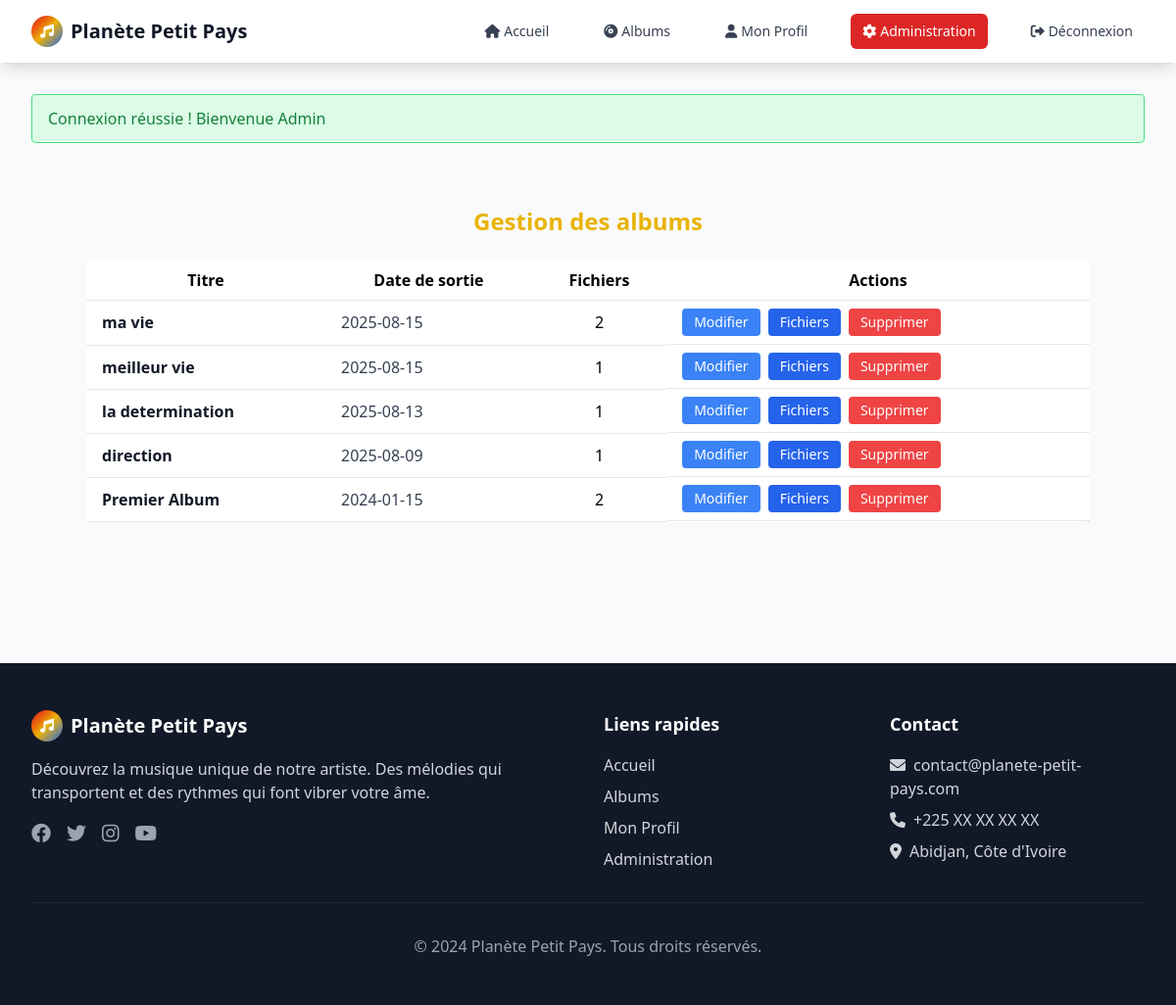
The app's page /admin/liste_albums.php (signed in) with its own data.
### tables this page shows
CREATE TABLE IF NOT EXISTS `albums` (
  `id` int NOT NULL AUTO_INCREMENT,
  `titre` varchar(200) NOT NULL,
  `description` text,
  `date_sortie` date DEFAULT NULL,
  `image_url` varchar(255) DEFAULT NULL,
  `prix_album` decimal(10,2) DEFAULT '0.00',
  `actif` tinyint(1) DEFAULT '1',
  `date_creation` datetime DEFAULT CURRENT_TIMESTAMP,
  PRIMARY KEY (`id`),
  KEY `idx_titre` (`titre`),
  KEY `idx_date_sortie` (`date_sortie`)
);

### admin/liste_albums.php (the view, shortened to what this page needs)
<?php
require_once '../includes/functions.php';
require_once '../includes/admin_header.php';
$errors = [];
try {
    $pdo = getDBConnection();
    $albums = $pdo->query('SELECT a.*, (SELECT COUNT(*) FROM fichiers f WHERE f.album_id = a.id) AS nb_fichiers FROM albums a ORDER BY date_sortie DESC')->fetchAll();
} catch (PDOException $e) {
    $albums = [];
    $errors[] = "Erreur lors de la récupération des albums.";
}
?>
<div class="max-w-5xl mx-auto py-12">
    <h1 class="text-2xl font-bold mb-6 text-primary-yellow text-center">Gestion des albums</h1>
    <div class="overflow-x-auto">
        <table class="min-w-full bg-white rounded shadow">
            <thead>
                <tr>
                    <th class="px-4 py-2 border-b">Titre</th>
                    <th class="px-4 py-2 border-b">Date de sortie</th>
                    <th class="px-4 py-2 border-b">Fichiers</th>
                    <th class="px-4 py-2 border-b">Actions</th>
                </tr>
            </thead>
            <tbody>
                <?php foreach ($albums as $album): ?>
                    <tr>
                        <td class="px-4 py-2 border-b font-semibold text-gray-900"><?= htmlspecialchars($album['titre']) ?></td>
                        <td class="px-4 py-2 border-b text-gray-700"><?= htmlspecialchars($album['date_sortie']) ?></td>
                        <td class="px-4 py-2 border-b text-center"><?= $album['nb_fichiers'] ?></td>
                        <td class="px-4 py-2 border-b flex gap-2">
                            <a href="modifier_album.php?id=<?= $album['id'] ?>" class="bg-blue-500 text-white px-3 py-1 rounded hover:bg-blue-700 text-sm">Modifier</a>
                            <a href="voir_fichiers.php?album_id=<?= $album['id'] ?>" class="bg-primary-blue text-white px-3 py-1 rounded hover:bg-blue-700 text-sm">Fichiers</a>
                            <a href="?delete=<?= $album['id'] ?>" onclick="return confirm('Supprimer cet album ? Cette action est irréversible.');" class="bg-red-500 text-white px-3 py-1 rounded hover:bg-red-700 text-sm">Supprimer</a>
                        </td>
                    </tr>
                <?php endforeach; ?>
            </tbody>
        </table>
    </div>
</div>
<?php require_once '../includes/admin_footer.php'; ?>

### includes/admin_header.php (shortened to what this page needs)
<?php
require_once __DIR__ . '/functions.php';
?>
<!DOCTYPE html>
<html lang="fr">
<head>
    <script src="https://cdn.tailwindcss.com"></script>
    <link rel="stylesheet" href="https://cdnjs.cloudflare.com/ajax/libs/font-awesome/6.0.0/css/all.min.css">
</head>
<body class="bg-gray-50 min-h-screen">
    <nav class="bg-white shadow-lg">
        <div class="max-w-7xl mx-auto px-4 sm:px-6 lg:px-8">
            <div class="flex justify-between h-16">
                <div class="flex items-center">
                    <a href="../index.php" class="flex items-center space-x-2">
                        <div class="w-8 h-8 gradient-bg rounded-full flex items-center justify-center">
                            <i class="fas fa-music text-white text-sm"></i>
                        </div>
                        <span class="text-xl font-bold text-gray-900">Planète Petit Pays</span>
                    </a>
                </div>
                <div class="hidden md:flex items-center space-x-8">
                    <a href="../index.php" class="text-gray-700 hover:text-primary-red px-3 py-2 rounded-md text-sm font-medium transition-colors">
                        <i class="fas fa-home mr-1"></i>Accueil
                    </a>
                    <a href="../albums.php" class="text-gray-700 hover:text-primary-red px-3 py-2 rounded-md text-sm font-medium transition-colors">
                        <i class="fas fa-compact-disc mr-1"></i>Albums
                    </a>
                    <?php if (isLoggedIn()): ?>
                        <a href="../profile.php" class="text-gray-700 hover:text-primary-red px-3 py-2 rounded-md text-sm font-medium transition-colors">
                            <i class="fas fa-user mr-1"></i>Mon Profil
                        </a>
                        <a href="index.php" class="bg-primary-red text-white px-3 py-2 rounded-md text-sm font-medium transition-colors">
                            <i class="fas fa-cog mr-1"></i>Administration
                        </a>
                        <a href="../logout.php" class="text-gray-700 hover:text-primary-red px-3 py-2 rounded-md text-sm font-medium transition-colors">
                            <i class="fas fa-sign-out-alt mr-1"></i>Déconnexion
                        </a>
                    <?php endif; ?>
                </div>
            </div>
        </div>
    </nav>
    <main class="max-w-7xl mx-auto px-4 sm:px-6 lg:px-8 py-8">
        <?php echo displayMessage(); ?>

### includes/functions.php (shortened to what this page needs)
<?php
function displayMessage() {
    if (isset($_SESSION['message'])) {
        $message = $_SESSION['message'];
        $bgColor = $message['type'] === 'success' ? 'bg-green-100 border-green-400 text-green-700' : 'bg-red-100 border-red-400 text-red-700';
        return "<div class='$bgColor border px-4 py-3 rounded relative mb-4' role='alert'>
                    <span class='block sm:inline'>" . htmlspecialchars($message['text']) . "</span>
                </div>";
    }
    return '';
}
function isLoggedIn() {
    return isset($_SESSION['user_id']);
}

### includes/admin_footer.php (shortened to what this page needs)
    </main>
    <footer class="bg-gray-900 text-white mt-16">
        <div class="max-w-7xl mx-auto px-4 sm:px-6 lg:px-8 py-12">
            <div class="grid grid-cols-1 md:grid-cols-4 gap-8">
                <div class="col-span-1 md:col-span-2">
                    <div class="flex items-center space-x-2 mb-4">
                        <div class="w-8 h-8 gradient-bg rounded-full flex items-center justify-center">
                            <i class="fas fa-music text-white text-sm"></i>
                        </div>
                        <span class="text-xl font-bold">Planète Petit Pays</span>
                    </div>
                    <p class="text-gray-300 mb-4">
                        Découvrez la musique unique de notre artiste. Des mélodies qui transportent
                        et des rythmes qui font vibrer votre âme.
                    </p>
                    <div class="flex space-x-4">
                        <a href="#" class="text-gray-400 hover:text-white transition-colors">
                            <i class="fab fa-facebook text-xl"></i>
                        </a>
                        <a href="#" class="text-gray-400 hover:text-white transition-colors">
                            <i class="fab fa-twitter text-xl"></i>
                        </a>
                        <a href="#" class="text-gray-400 hover:text-white transition-colors">
                            <i class="fab fa-instagram text-xl"></i>
                        </a>
                        <a href="#" class="text-gray-400 hover:text-white transition-colors">
                            <i class="fab fa-youtube text-xl"></i>
                        </a>
                    </div>
                </div>
                <div>
                    <h3 class="text-lg font-semibold mb-4">Liens rapides</h3>
                    <ul class="space-y-2">
                        <li><a href="../index.php" class="text-gray-300 hover:text-white transition-colors">Accueil</a></li>
                        <li><a href="../albums.php" class="text-gray-300 hover:text-white transition-colors">Albums</a></li>
                        <li><a href="../profile.php" class="text-gray-300 hover:text-white transition-colors">Mon Profil</a></li>
                        <li><a href="index.php" class="text-gray-300 hover:text-white transition-colors">Administration</a></li>
                    </ul>
                </div>
                <div>
                    <h3 class="text-lg font-semibold mb-4">Contact</h3>
                    <ul class="space-y-2 text-gray-300">
                        <li><i class="fas fa-envelope mr-2"></i>contact@planete-petit-pays.com</li>
                        <li><i class="fas fa-phone mr-2"></i>+225 XX XX XX XX</li>
                        <li><i class="fas fa-map-marker-alt mr-2"></i>Abidjan, Côte d'Ivoire</li>
                    </ul>
                </div>
            </div>
            <div class="border-t border-gray-800 mt-8 pt-8 text-center text-gray-400">
                <p>&copy; 2024 Planète Petit Pays. Tous droits réservés.</p>
            </div>
        </div>
    </footer>
</body>
</html>

### includes/admin_header.php (style rules this page uses)
.gradient-bg { background: linear-gradient(135deg, #DC2626 0%, #EA580C 25%, #EAB308 50%, #2563EB 100%); }

### records on screen
albums: titre "ma vie", date_sortie "2025-08-15", nb_fichiers "2"
albums: titre "meilleur vie", date_sortie "2025-08-15", nb_fichiers "1"
albums: titre "la determination", date_sortie "2025-08-13", nb_fichiers "1"
albums: titre "direction", date_sortie "2025-08-09", nb_fichiers "1"
albums: titre "Premier Album", date_sortie "2024-01-15", nb_fichiers "2"

### other values on screen
$message['text'] "Connexion réussie ! Bienvenue Admin"
